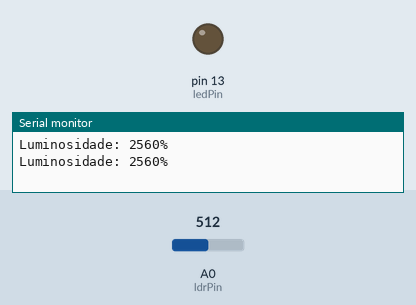
Bench run of a sketch on a simulated Arduino Uno, built with avr-gcc and run on an emulated ATmega328P. Shown: output pins drawn as LEDs (lit = HIGH), the last lines printed to the serial monitor. The inputs (shaded band) are chosen by the test bench; at power-on: A0 (ldrPin) = 512.

Above: at 1.8 s.
1.9 s: A0 (ldrPin) set to 11
3.4 s: A0 (ldrPin) set to 8
At 4.7 s:
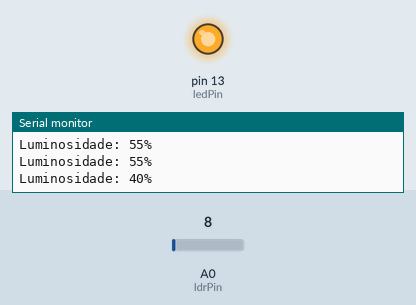
5.5 s: A0 (ldrPin) set to 60
At 7.2 s:
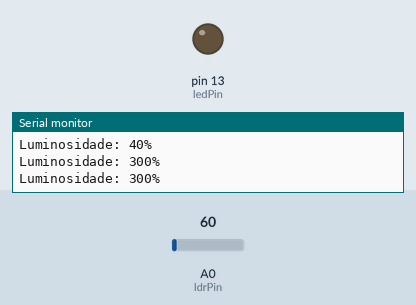
7.5 s: A0 (ldrPin) set to 0
At 9.0 s:
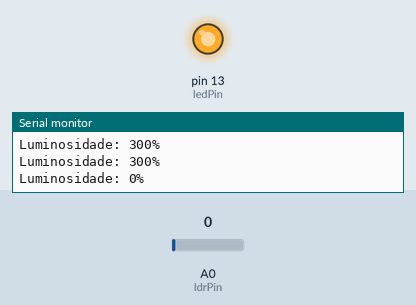
Timing chart, 0 to 10.5 s (numbered marks = the images above; inputs shaded):
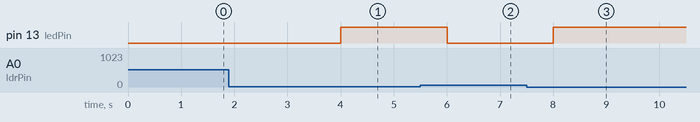

The sketch:

Aula_Pratica_8.ino
```cpp
/**
 * @file Aula_Pratica_8.ino
 * @brief Aula Prática 8 - LDR
 * @version 1.0
 * @date 2023-06-04
 *
 * A. O roteiro envolve o desenvolvimento de uma lógica em que um fotorresistor LDR é utilizado para medir a luminosidade do ambiente.
 * B. O código deve enviar através do monitor serial a proporção da resistência lida (0-100%) através do canal de entrada analógico.
 * C. O código deve acender um LED quando a luminosidade for abaixo de 50%.
 */

#define ledPin 13 // Define o pino do LED
#define ldrPin A0 // Define o pino do sensor LDR

void setup()
{
  // Inicializa o pino do LED como saída
  pinMode(ledPin, OUTPUT);

  // Inicializa a comunicação serial
  Serial.begin(9600);
}

void loop()
{
  // Lê o valor do sensor LDR
  int ldrValue = analogRead(ldrPin);

  // Converte o valor do sensor LDR para uma porcentagem de resistencia
  int resistencePercent = map(ldrValue, 0, 20, 0, 100);

  // Envia a porcentagem de luminosidade através do monitor serial
  Serial.print("Luminosidade: ");
  Serial.print(resistencePercent);
  Serial.println("%");

  // Acende o LED se a luminosidade for abaixo de 50%
  if (resistencePercent < 50)
  {
    digitalWrite(ledPin, HIGH);
  }
  else
  {
    digitalWrite(ledPin, LOW);
  }

  // Aguarda um pouco antes de ler novamente o sensor
  delay(1000);
}
```

Measured:
- the behaviour switches between 10 and 9 on A0 (ldrPin) (found by bisection; images 0 and 1)
- after the input at 3.4 s, pin 13 (ledPin): LOW → HIGH after 0.60 s
- after the input at 5.5 s, pin 13 (ledPin): HIGH → LOW after 0.50 s
- after the input at 7.5 s, pin 13 (ledPin): LOW → HIGH after 0.50 s
